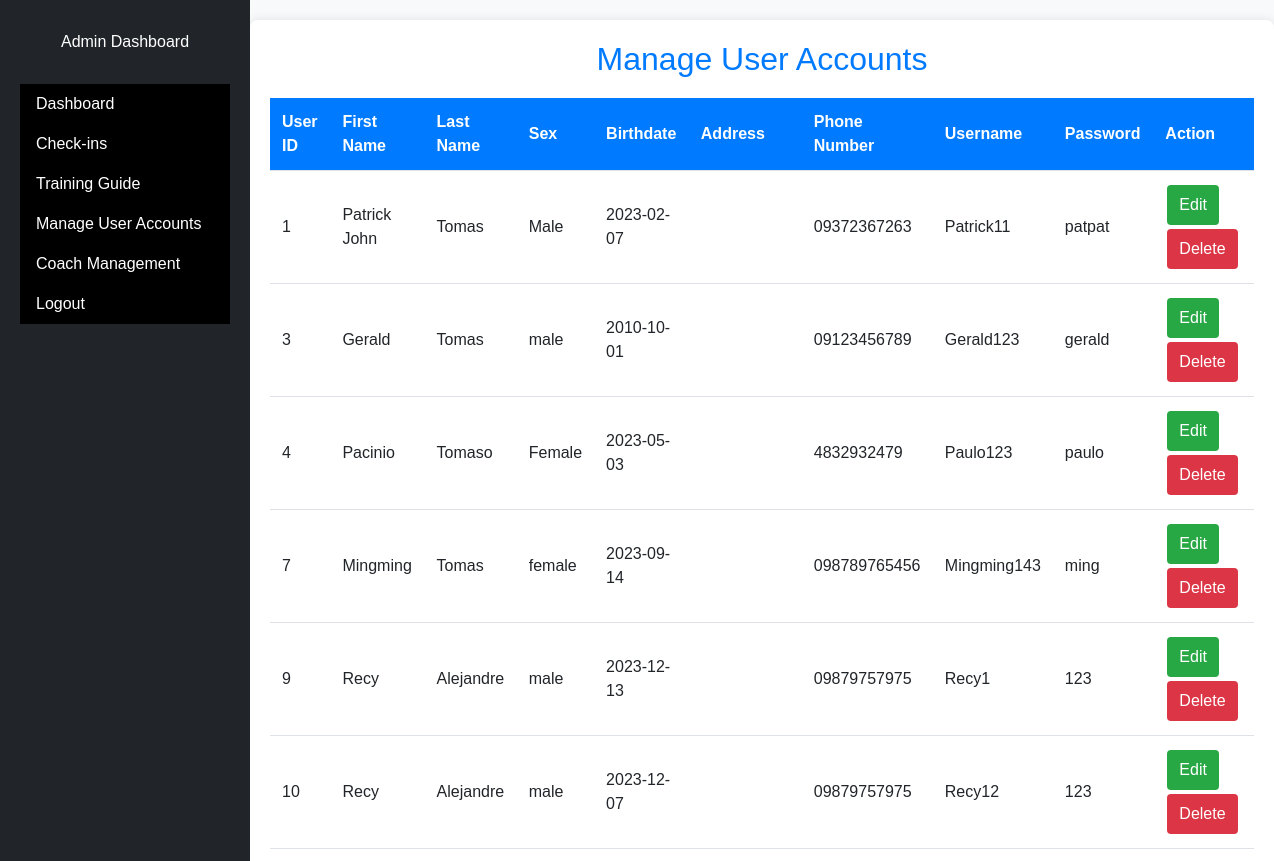
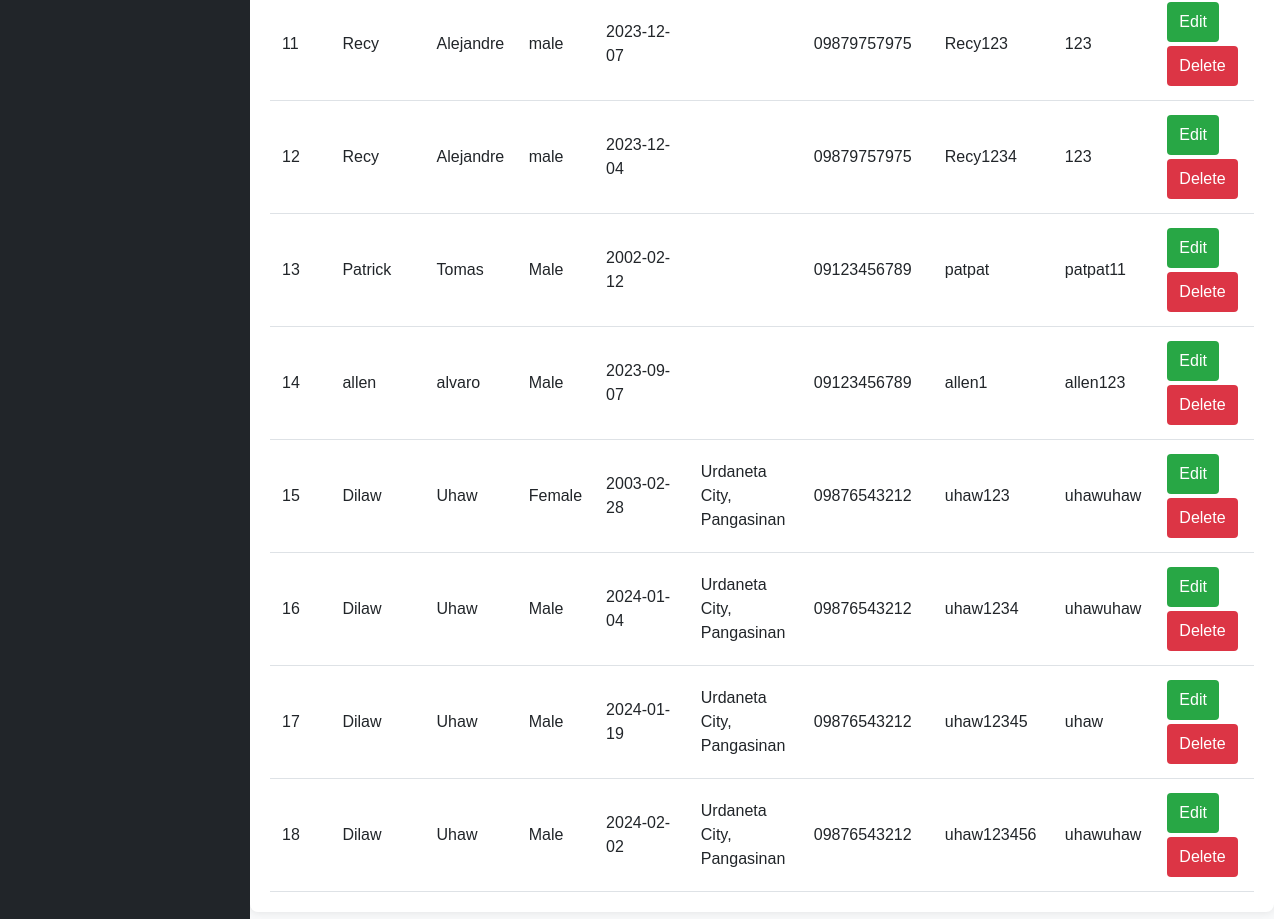
The page /User/manage_accounts.php on the database its author committed (2 pictures, top to bottom).
### tables this page shows
CREATE TABLE `user_info` (
  `userID` int(11) NOT NULL,
  `fname` varchar(100) NOT NULL,
  `lname` varchar(100) NOT NULL,
  `sex` varchar(50) NOT NULL,
  `birthdate` date NOT NULL,
  `address` varchar(255) NOT NULL,
  `phoneNumber` varchar(50) NOT NULL,
  `username` varchar(255) NOT NULL,
  `password` varchar(255) NOT NULL,
  `confirm_password` varchar(255) NOT NULL
);

### User/manage_accounts.php (the view, shortened to what this page needs)
<!DOCTYPE html>
<html lang="en">
<head>
    <link rel="stylesheet" type="text/css" href="https://cdn.datatables.net/1.11.5/css/jquery.dataTables.css">
    <link href="https://cdn.jsdelivr.net/npm/bootstrap@5.3.2/dist/css/bootstrap.min.css" rel="stylesheet">
    <link rel="stylesheet" type="text/css" href="ADMINstyles.css">
</head>
<body>
    <div class="d-flex" id="wrapper">
        <div class="bg-dark" id="sidebar-wrapper">
            <div class="sidebar-heading">Admin Dashboard</div>
            <div class="list-group">
                <a href="admin.php" class="list-group-item list-group-item-action">Dashboard</a>
                <a href="show_list_checkin.php" class="list-group-item list-group-item-action">Check-ins</a>
                <a href="training_guide.php" class="list-group-item list-group-item-action">Training Guide</a>
                <a href="manage_accounts.php" class="list-group-item list-group-item-action">Manage User Accounts</a>
                <a href="coach_management.php" class="list-group-item list-group-item-action">Coach Management</a>
                <a href="logout.php" class="list-group-item list-group-item-action">Logout</a>
            </div>
        </div>
        <div id="page-content-wrapper">
            <div class="container">
                <h2>Manage User Accounts</h2>
                <table id="userTable">
                    <thead>
                        <tr>
                            <th>User ID</th>
                            <th>First Name</th>
                            <th>Last Name</th>
                            <th>Sex</th>
                            <th>Birthdate</th>
                            <th>Address</th>
                            <th>Phone Number</th>
                            <th>Username</th>
                            <th>Password</th>
                            <th>Action</th>
                        </tr>
                    </thead>
                    <tbody>
                        <?php
                        include('db_conn.php');
                        $sql = "SELECT * FROM user_info";
                        $result = $conn->query($sql);
                        if ($result->num_rows > 0) {
                            while ($row = $result->fetch_assoc()) {
                                echo "<tr>";
                                echo "<td>" . $row['userID'] . "</td>";
                                echo "<td>" . $row['fname'] . "</td>";
                                echo "<td>" . $row['lname'] . "</td>";
                                echo "<td>" . $row['sex'] . "</td>";
                                echo "<td>" . $row['birthdate'] . "</td>";
                                echo "<td>" . $row['address'] . "</td>";
                                echo "<td>" . $row['phoneNumber'] . "</td>";
                                echo "<td>" . $row['username'] . "</td>";
                                echo "<td>" . $row['password'] . "</td>";
                                echo "<td>";
                                echo "<button class='edit-btn' data-id='" . $row['userID'] . "'>Edit</button>";
                                echo "<button class='delete-btn' data-id='" . $row['userID'] . "'>Delete</button>";
                                echo "</td>";
                                echo "</tr>";
                            }
                        } else {
                            echo "<tr><td colspan='10'>No records found</td></tr>";
                        }
                        ?>
                    </tbody>
                </table>
            </div>
        </div>
    </div>
</body>
</html>

### User/ADMINstyles.css (style rules this page uses)
body, html { font-family: 'Arial', sans-serif; background-color: #f8f9fa; margin: 0; padding: 0; height: 100%; }
.container { max-width: 1200px; margin: 20px auto; background-color: #fff; padding: 20px; border-radius: 8px; box-shadow: 0 0 10px rgba(0, 0, 0, 0.1); }
h2 { text-align: center; color: #007bff; }
#userTable { width: 100%; margin-top: 20px; border-collapse: collapse; }
#userTable th, #userTable td { padding: 12px; text-align: left; border-bottom: 1px solid #dee2e6; }
#userTable th { background-color: #007bff; color: #fff; }
.edit-btn, .delete-btn { padding: 8px 12px; margin: 2px; cursor: pointer; background-color: #28a745; color: #fff; border: none; border-radius: 4px; }
.delete-btn { background-color: #dc3545; }

### User/manage_accounts.php (style rules this page uses)
body { overflow-x: hidden; }
#wrapper { display: flex; }
#sidebar-wrapper { position: fixed; width: 250px; height: 100%; background: #000; overflow-y: auto; transition: all 0.5s ease; padding-top: 20px; }
#sidebar-wrapper .sidebar-heading { padding: 10px; color: white; text-align: center; }
#sidebar-wrapper .list-group { padding: 20px; }
#sidebar-wrapper .list-group-item { border: none; background: #000; color: #fff; border-radius: 0; transition: all 0.3s ease; }
#page-content-wrapper { flex: 1; padding-left: 250px; display: flex; justify-content: center; align-items: center; flex-direction: column; }

### rows shown on the page
user_info: userID "1", fname "Patrick John", lname "Tomas", sex "Male", birthdate "2023-02-07", phoneNumber "09372367263", username "Patrick11", password "patpat"
user_info: userID "3", fname "Gerald", lname "Tomas", sex "male", birthdate "2010-10-01", phoneNumber "09123456789", username "Gerald123", password "gerald"
user_info: userID "4", fname "Pacinio", lname "Tomaso", sex "Female", birthdate "2023-05-03", phoneNumber "4832932479", username "Paulo123", password "paulo"
user_info: userID "7", fname "Mingming", lname "Tomas", sex "female", birthdate "2023-09-14", phoneNumber "098789765456", username "Mingming143", password "ming"
user_info: userID "9", fname "Recy", lname "Alejandre", sex "male", birthdate "2023-12-13", phoneNumber "09879757975", username "Recy1", password "123"
user_info: userID "10", fname "Recy", lname "Alejandre", sex "male", birthdate "2023-12-07", phoneNumber "09879757975", username "Recy12", password "123"
user_info: userID "11", fname "Recy", lname "Alejandre", sex "male", birthdate "2023-12-07", phoneNumber "09879757975", username "Recy123", password "123"
user_info: userID "12", fname "Recy", lname "Alejandre", sex "male", birthdate "2023-12-04", phoneNumber "09879757975", username "Recy1234", password "123"
user_info: userID "13", fname "Patrick", lname "Tomas", sex "Male", birthdate "2002-02-12", phoneNumber "09123456789", username "patpat", password "patpat11"
user_info: userID "14", fname "allen", lname "alvaro", sex "Male", birthdate "2023-09-07", phoneNumber "09123456789", username "allen1", password "allen123"
user_info: userID "15", fname "Dilaw", lname "Uhaw", sex "Female", birthdate "2003-02-28", address "Urdaneta City, Pangasinan", phoneNumber "09876543212", username "uhaw123", password "uhawuhaw"
user_info: userID "16", fname "Dilaw", lname "Uhaw", sex "Male", birthdate "2024-01-04", address "Urdaneta City, Pangasinan", phoneNumber "09876543212", username "uhaw1234", password "uhawuhaw"
user_info: userID "17", fname "Dilaw", lname "Uhaw", sex "Male", birthdate "2024-01-19", address "Urdaneta City, Pangasinan", phoneNumber "09876543212", username "uhaw12345", password "uhaw"
user_info: userID "18", fname "Dilaw", lname "Uhaw", sex "Male", birthdate "2024-02-02", address "Urdaneta City, Pangasinan", phoneNumber "09876543212", username "uhaw123456", password "uhawuhaw"
